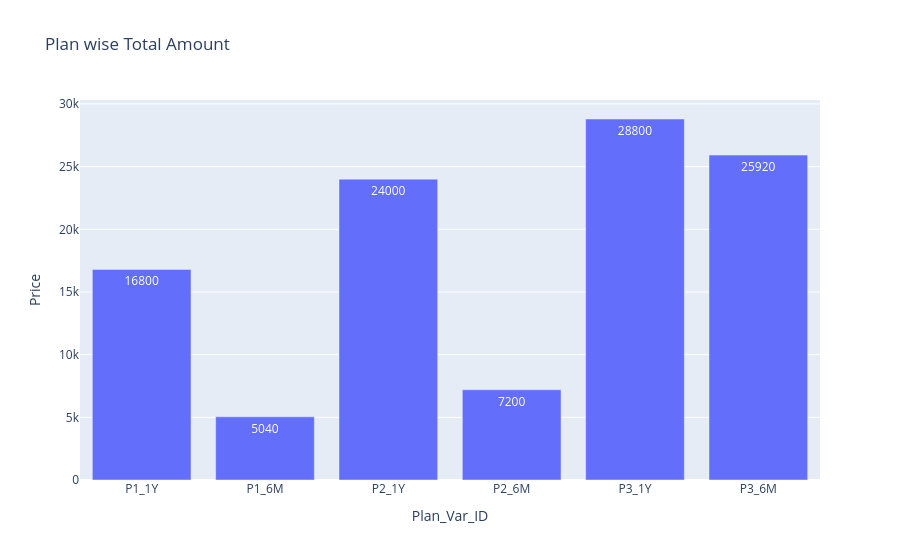

The notebook cell this image was saved under:
### Code cell
fig = px.bar(data_frame=q6, x='Plan_Var_ID',y='Price',text='Price',title='Plan wise Total Amount')
fig.show()

### Figure 1 — Plotly figure (JSON) as saved in the notebook; plotly's stock layout.template omitted (floating-point values rounded to 4 significant figures)
{"data": [{"hovertemplate": "Plan_Var_ID=%{x}<br>Price=%{text}<extra></extra>", "legendgroup": "", "marker": {"color": "#636efa", "pattern": {"shape": ""}}, "name": "", "orientation": "v", "showlegend": false, "text": [16800.0, 5040.0, 24000.0, 7200.0, 28800.0, 25920.0], "textposition": "auto", "type": "bar", "x": ["P1_1Y", "P1_6M", "P2_1Y", "P2_6M", "P3_1Y", "P3_6M"], "xaxis": "x", "y": [16800.0, 5040.0, 24000.0, 7200.0, 28800.0, 25920.0], "yaxis": "y"}], "layout": {"barmode": "relative", "legend": {"tracegroupgap": 0}, "title": {"text": "Plan wise Total Amount"}, "xaxis": {"anchor": "y", "domain": [0, 1], "title": {"text": "Plan_Var_ID"}}, "yaxis": {"anchor": "x", "domain": [0, 1], "title": {"text": "Price"}}}}
